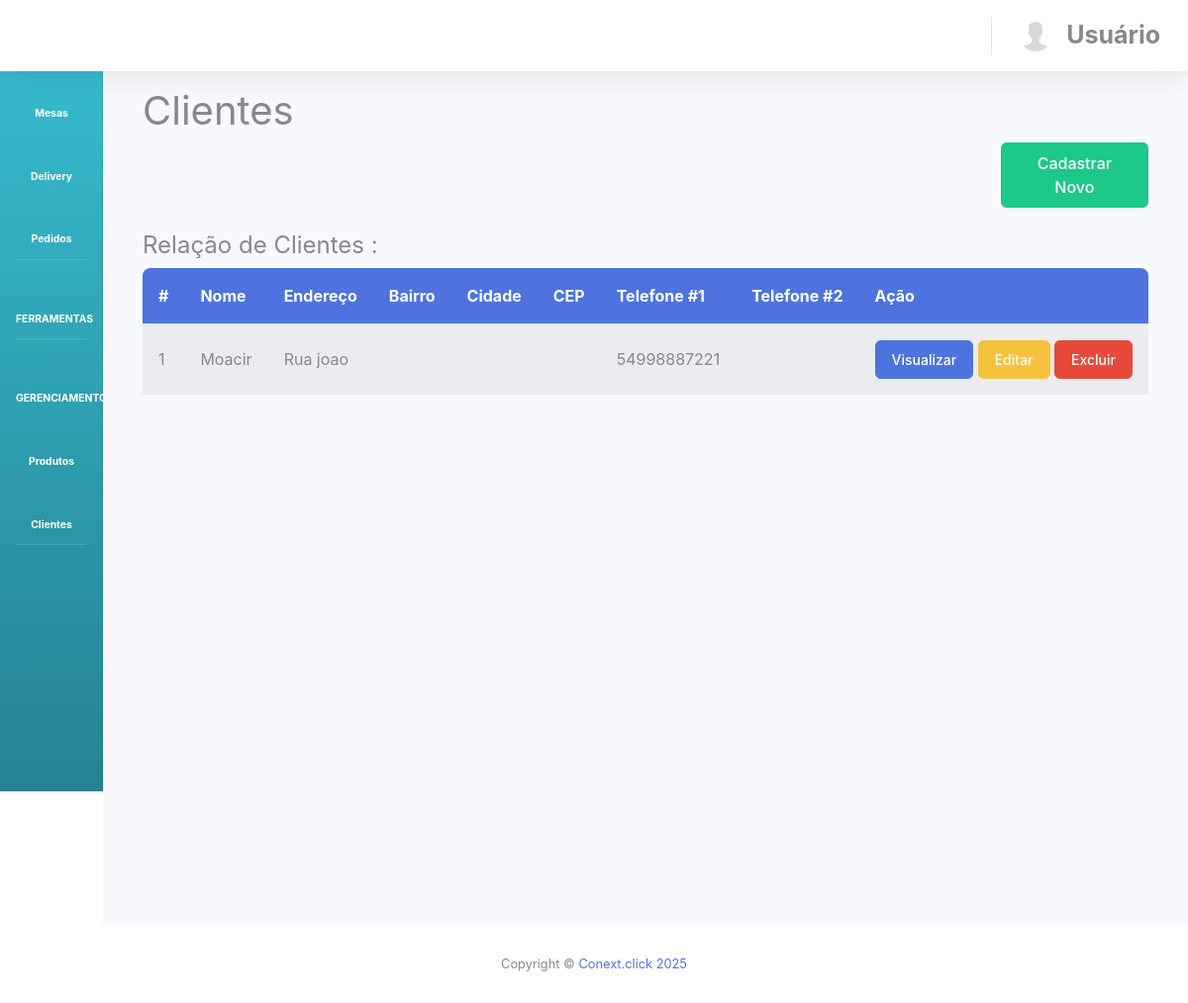
Page /?view=clientes (signed in) on the earlier database version.
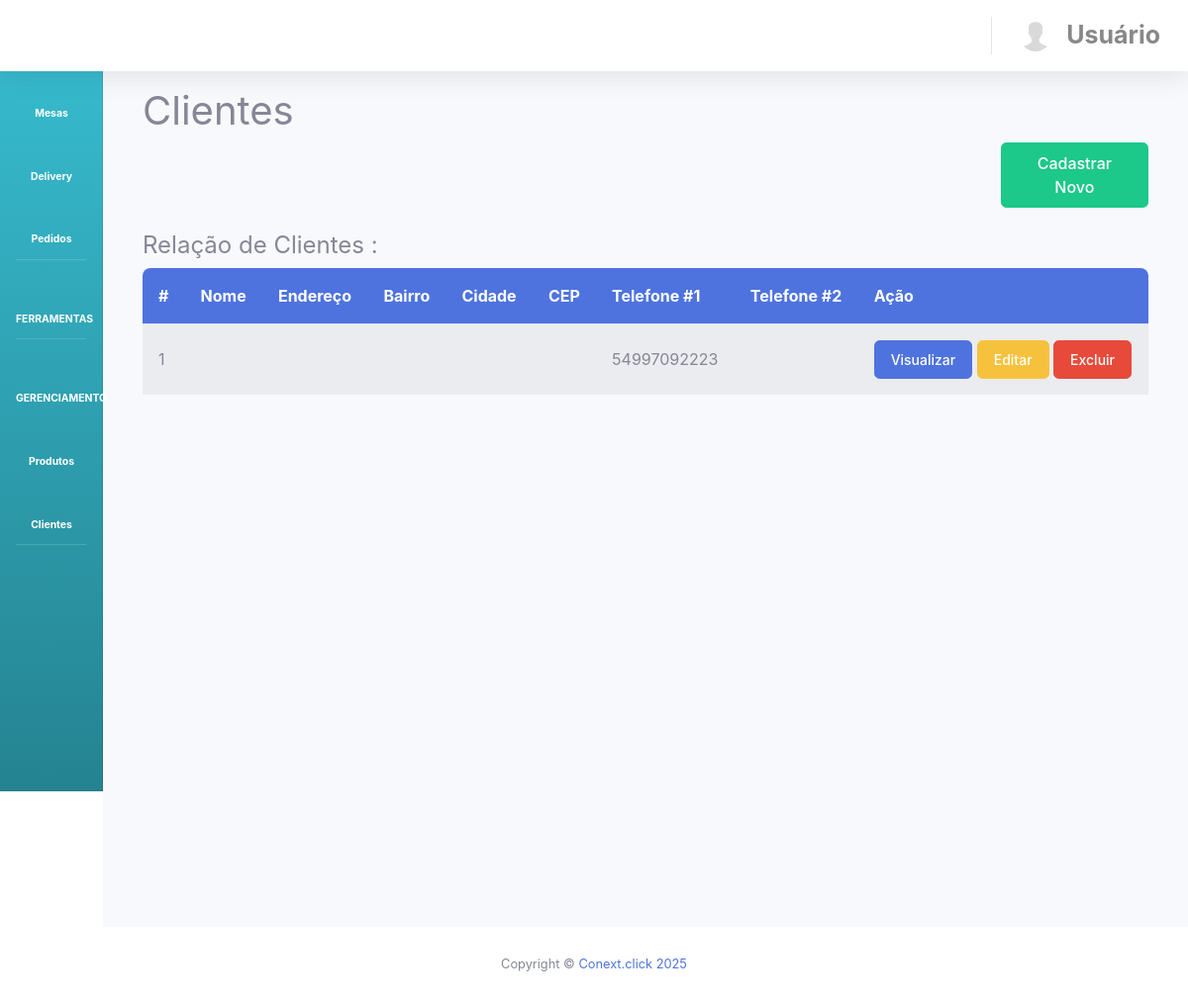
Same page on the later database version.
### tables this page shows
CREATE TABLE `clientes` (
  `id` int NOT NULL,
  `nome` varchar(255) NOT NULL,
  `endereco` varchar(255) NOT NULL,
  `bairro` varchar(100) DEFAULT NULL,
  `cidade` varchar(100) DEFAULT NULL,
  `estado` varchar(50) DEFAULT NULL,
  `complemento` varchar(100) DEFAULT NULL,
  `cep` varchar(20) DEFAULT NULL,
  `ponto_referencia` varchar(100) DEFAULT NULL,
  `tel1` varchar(20) DEFAULT NULL,
  `tel2` varchar(20) DEFAULT NULL,
  `email` varchar(100) DEFAULT NULL,
  `cpf_cnpj` varchar(30) DEFAULT NULL,
  `rg` varchar(30) DEFAULT NULL,
  `condominio` varchar(100) DEFAULT NULL,
  `bloco` varchar(50) DEFAULT NULL,
  `apartamento` varchar(50) DEFAULT NULL,
  `local_entrega` varchar(100) DEFAULT NULL,
  `observacoes` varchar(255) DEFAULT NULL
);

### MVC/CLASSES/system.class.php (called while the page is built, shortened)
<?php
class System {
	public function __construct($view) {
		$this->config = Config::getInstance();
		$viewPath = ROOT_PATH . "/MVC/VIEWS/{$view}.php";
		try {
			include($viewPath);
			include(ROOT_PATH . "/MVC/COMMON/layout.php");
		} catch (Exception $e) {
			error_log("Erro ao carregar view: " . $e->getMessage());
			if (ob_get_level()) ob_end_clean();
			$_SESSION['msg'] = "<div class='alert alert-danger'>Erro ao carregar a página: " . htmlspecialchars($e->getMessage()) . "</div>";
			header("Location: " . $this->config->url('index.php?view=error'));
			exit;
		}
	}
}

### MVC/VIEWS/clientes.php (the view, shortened to what this page needs)
<?php
include_once(__DIR__ . "/include_conexao.php");
$tab_clientes = "SELECT * FROM clientes";
$clientes = mysqli_query($conn, $tab_clientes);
?>
<h1 class="display-12" >Clientes</h1>
<div class="row">
	<div class="col-4" id="mensagem" style="visibility: visible">
	</div>
	<div class="col-6" >
	</div>
	<div class="col-2" >
		<button type="button" class="btn btn-xs btn-success" data-toggle="modal" data-target="#myModalcad">Cadastrar Novo</button>
	</div>
</div>
	<h4>  Relação de Clientes :</h4>
      <div class="table-responsive" style="overflow: auto; height: 650px">
        <table class="table table-striped table-sm">
          <thead>
            <tr>
              <th>#</th>
              <th>Nome</th>
              <th>Endereço</th>
              <th>Bairro</th>
              <th>Cidade</th>
              <th>CEP</th>
              <th>Telefone #1</th>
              <th>Telefone #2</th>
              <th>Ação</th>
            </tr>
          </thead>
          <tbody>
          	<?php
          	$num = 0;
          	while($rows_clientes = mysqli_fetch_assoc($clientes)) {
          		$num +=1;
          		?>
            <tr>
            	<td><?php echo $num?></td>
            	<td><?php echo htmlspecialchars($rows_clientes['nome'] ?? '', ENT_QUOTES, 'UTF-8'); ?></td>
            	<td><?php echo htmlspecialchars($rows_clientes['endereco'] ?? '', ENT_QUOTES, 'UTF-8'); ?></td>
            	<td><?php echo htmlspecialchars($rows_clientes['bairro'] ?? '', ENT_QUOTES, 'UTF-8'); ?></td>
            	<td><?php echo htmlspecialchars($rows_clientes['cidade'] ?? '', ENT_QUOTES, 'UTF-8'); ?></td>
            	<td><?php echo htmlspecialchars($rows_clientes['cep'] ?? '', ENT_QUOTES, 'UTF-8'); ?></td>
            	<td><?php echo htmlspecialchars($rows_clientes['tel1'] ?? '', ENT_QUOTES, 'UTF-8'); ?></td>
            	<td><?php echo htmlspecialchars($rows_clientes['tel2'] ?? '', ENT_QUOTES, 'UTF-8'); ?></td>
            	<td>
	            	<button type="button" class="btn btn-primary btn-icon-split btn-sm" data-toggle="modal" data-target="#myModal<?php echo $rows_clientes['id']; ?>">Visualizar</button>
	            	<button type="button" class="btn btn-warning btn-icon-split btn-sm" data-toggle="modal" data-target="#exampleModal"
		            	data-id="<?php echo $rows_clientes['id'] ?? ''; ?>"
		            	data-nome="<?php echo $rows_clientes['nome'] ?? ''; ?>"
		            	data-endereco="<?php echo $rows_clientes['endereco'] ?? ''; ?>"
		            	data-bairro="<?php echo $rows_clientes['bairro'] ?? ''; ?>"
		            	data-cidade="<?php echo $rows_clientes['cidade'] ?? ''; ?>"
		            	data-estado="<?php echo $rows_clientes['estado'] ?? ''; ?>"
		            	data-complemento="<?php echo $rows_clientes['complemento'] ?? ''; ?>"
		            	data-cep="<?php echo $rows_clientes['cep'] ?? ''; ?>"
		            	data-ponto_referecia="<?php echo $rows_clientes['ponto_referecia'] ?? ''; ?>"
		            	data-tel1="<?php echo $rows_clientes['tel1'] ?? ''; ?>"
		            	data-tel2="<?php echo $rows_clientes['tel2'] ?? ''; ?>"
		            	data-email="<?php echo $rows_clientes['email'] ?? ''; ?>"
		            	data-cpf_cnpj="<?php echo $rows_clientes['cpf_cnpj'] ?? ''; ?>"
		            	data-rg="<?php echo $rows_clientes['rg'] ?? ''; ?>"
		            	data-condominio="<?php echo $rows_clientes['condominio'] ?? ''; ?>"
		            	data-bloco="<?php echo $rows_clientes['bloco'] ?? ''; ?>"
		            	data-apartamento="<?php echo $rows_clientes['apartamento'] ?? ''; ?>"
		            	data-local_entrega="<?php echo $rows_clientes['local_entrega'] ?? ''; ?>"
		            	data-observacoes="<?php echo $rows_clientes['observacoes'] ?? ''; ?>">
		            	Editar
		        	</button>
	            	<button type="button" class="btn btn-danger btn-icon-split btn-sm" data-toggle="modal" data-target="#excluirModal<?php echo $rows_clientes['id']; ?>" >Excluir</button>
				</td>
            </tr>
			</div>
				<?php } ?>
      </div>

Differences in the rows shown:
removed clientes: nome "Moacir", endereco "Rua joao", tel1 "54998887221"
added clientes: tel1 "54997092223"
